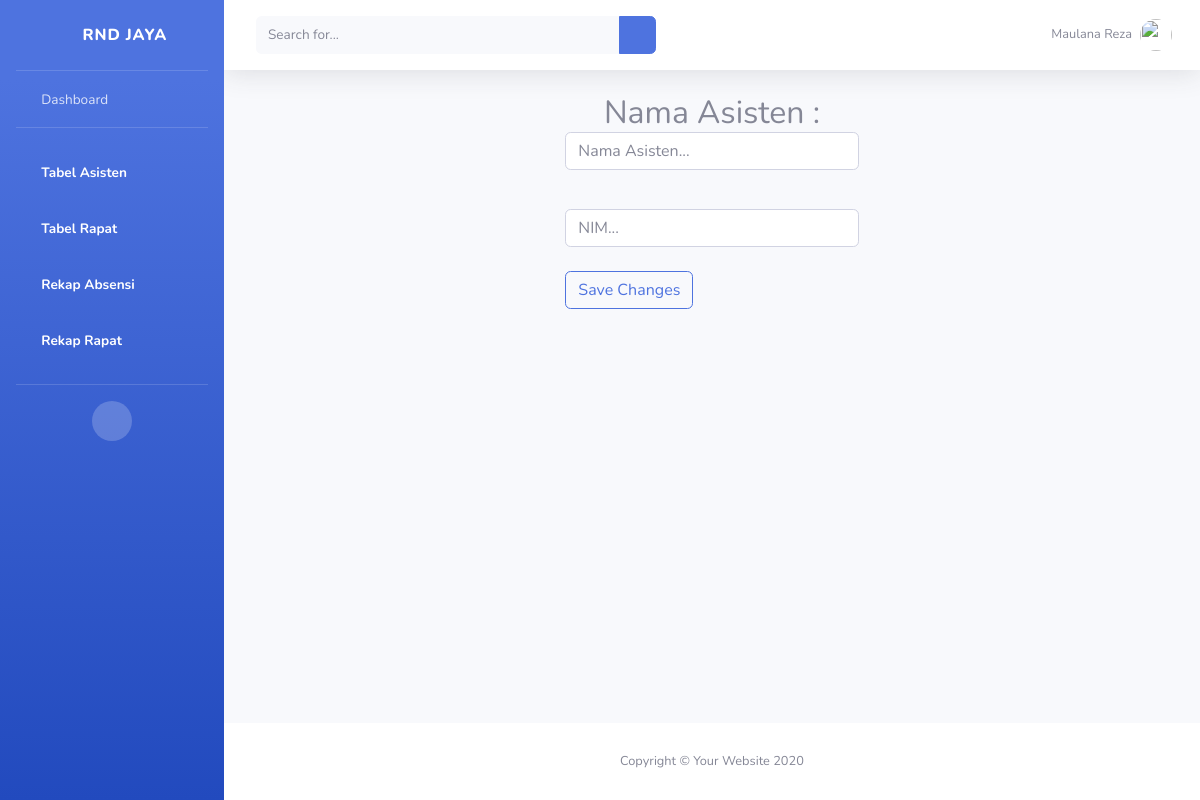
Page /asisten-edit/20506070 (signed in) on the earlier database version.
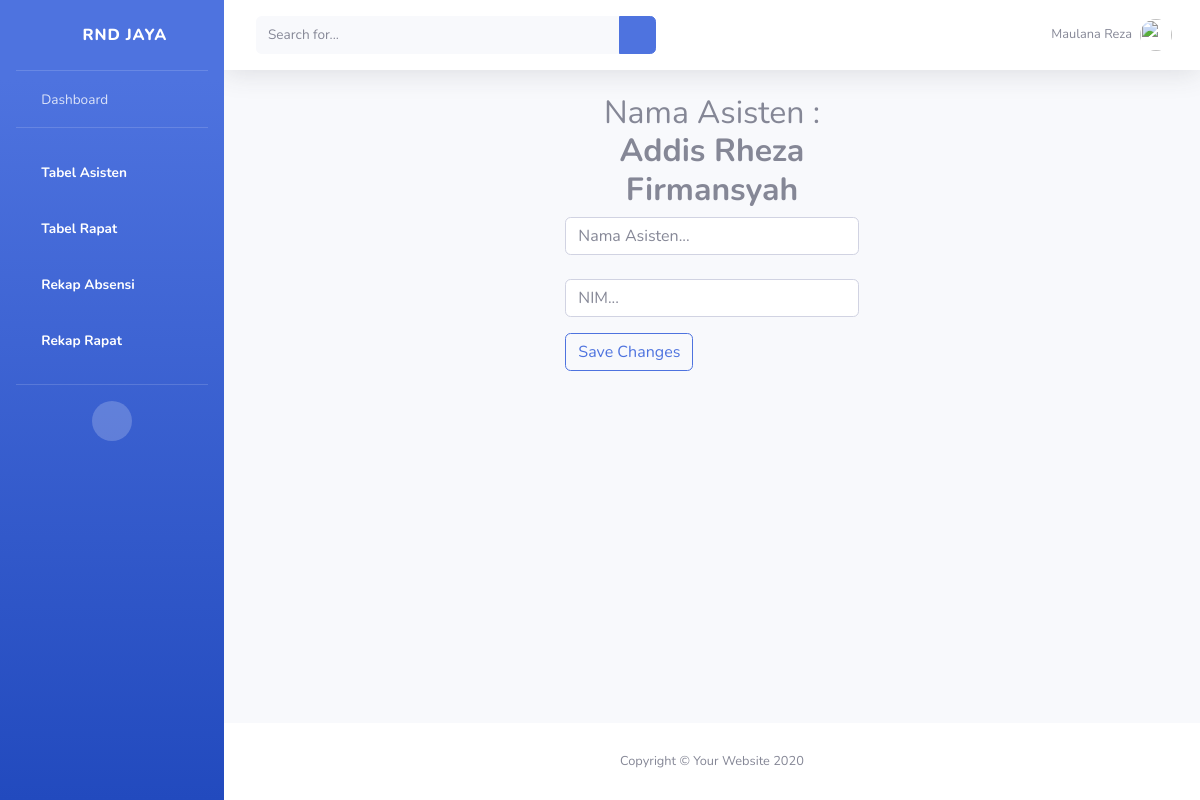
Same page on the later database version.
### notulensi_app/models.py (models this page shows, shortened)
class Asisten(models.Model):
  nim = models.CharField(max_length=30, primary_key=True, null=False)
  nama = models.CharField(max_length=100)

### notulensi_app/views.py (the view, shortened to what this page needs)
# urls.py: path('asisten-edit/<str:nim>', views.asistenedit, name="asisten-edit"),
@login_required
def asistenedit(request,nim):
  asist = Asisten.objects.filter(nim=nim)
  return render(request, "add-asisten.html", {
    "asisten" : asist,
  })

### notulensi_app/templates/add-asisten.html (shortened to what the changed rows need)
{% load static %}
<!DOCTYPE html>
<html lang="en">
<head>
    <link href="{% static 'website/vendor/fontawesome-free/css/all.min.css' %}" rel="stylesheet" type="text/css">
    <link href="{% static 'website/css/sb-admin-2.min.css'%}" rel="stylesheet">
    <link href="{% static 'website/vendor/datatables/dataTables.bootstrap4.min.css'%}" rel="stylesheet">
</head>
<body id="page-top">
    <div id="wrapper">
        <div id="content-wrapper" class="d-flex flex-column">
            <div id="content">
                <div class="container-fluid">
                    <div class="row">
                        <div class="col-sm">
                            <center>
                            <h2>Nama Asisten : {% for user in asisten %}
                                <strong>{{user.nama}}</strong> </h2>
                                {% endfor %}
                            <form action="" method="post">
                            <input type="text" placeholder="Nama Asisten..." class="form-control" name="namaupdate" required>
                            <br>
                            <input type="text" name="nimupdate" id="" placeholder="NIM..." class="form-control" required>
                        </center>
                        </div>
                    </div>
                </div>
            </div>
        </div>
    </div>
</body>
</html>

Differences in the rows shown:
added Asisten: nama "Addis Rheza Firmansyah"
